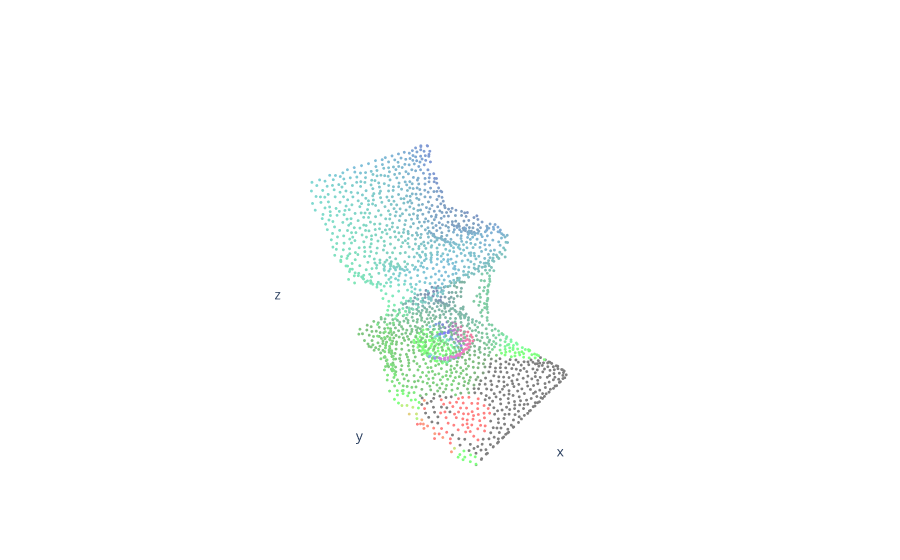

Source (notebook cell):
### Code cell
from pathlib import Path
import numpy as np
import plotly.graph_objects as go

npz_path = Path('/home/exx/Downloads/embedding_goal.npz') ## CHANGE THE PATH
point_data = np.load(npz_path, allow_pickle = True)
sim = point_data['points_colors']
# sim = point_data
print(sim.shape) # sim (num_points,6)
sim_points = sim[:,:3]
sim_colors = sim[:,3:]

skip = 1
go_data=[
    go.Scatter3d(x=sim_points[::skip,0], y=sim_points[::skip,1], z=sim_points[::skip,2], 
                 mode='markers', marker=dict(size=1, color=sim_colors,
                 symbol='circle')),
]
layout = go.Layout(
    scene=dict(
        aspectmode='data'
    )
)

fig = go.Figure(data=go_data, layout=layout)
fig.update_layout(scene = dict(
                                    xaxis = dict(
                                         backgroundcolor="rgba(0, 0, 0,0)",
                                         gridcolor="white",
                                         showbackground=True,
                                         zerolinecolor="white",
                                        showticklabels = False),
                                    yaxis = dict(
                                        backgroundcolor="rgba(0, 0, 0,0)",
                                        gridcolor="white",
                                        showbackground=True,
                                        zerolinecolor="white",
                                    showticklabels = False),
                                    zaxis = dict(
                                        backgroundcolor="rgba(0, 0, 0,0)",
                                        gridcolor="white",
                                        showbackground=True,
                                        zerolinecolor="white",
                                    showticklabels = False),),
                     )
fig.show()

### Figure 1 — Plotly figure (JSON) as saved in the notebook; plotly's stock layout.template omitted (floating-point values rounded to 4 significant figures; data arrays with more than 128 entries replaced by an {"elided": "..."} marker saying what was removed)
{"data": [{"marker": {"color": {"elided": "2000x3 float values"}, "size": 1, "symbol": "circle"}, "mode": "markers", "type": "scatter3d", "x": {"elided": "2000 float values"}, "y": {"elided": "2000 float values"}, "z": {"elided": "2000 float values"}}], "layout": {"scene": {"aspectmode": "data", "xaxis": {"backgroundcolor": "rgba(0, 0, 0,0)", "gridcolor": "white", "showbackground": true, "showticklabels": false, "zerolinecolor": "white"}, "yaxis": {"backgroundcolor": "rgba(0, 0, 0,0)", "gridcolor": "white", "showbackground": true, "showticklabels": false, "zerolinecolor": "white"}, "zaxis": {"backgroundcolor": "rgba(0, 0, 0,0)", "gridcolor": "white", "showbackground": true, "showticklabels": false, "zerolinecolor": "white"}}}}
